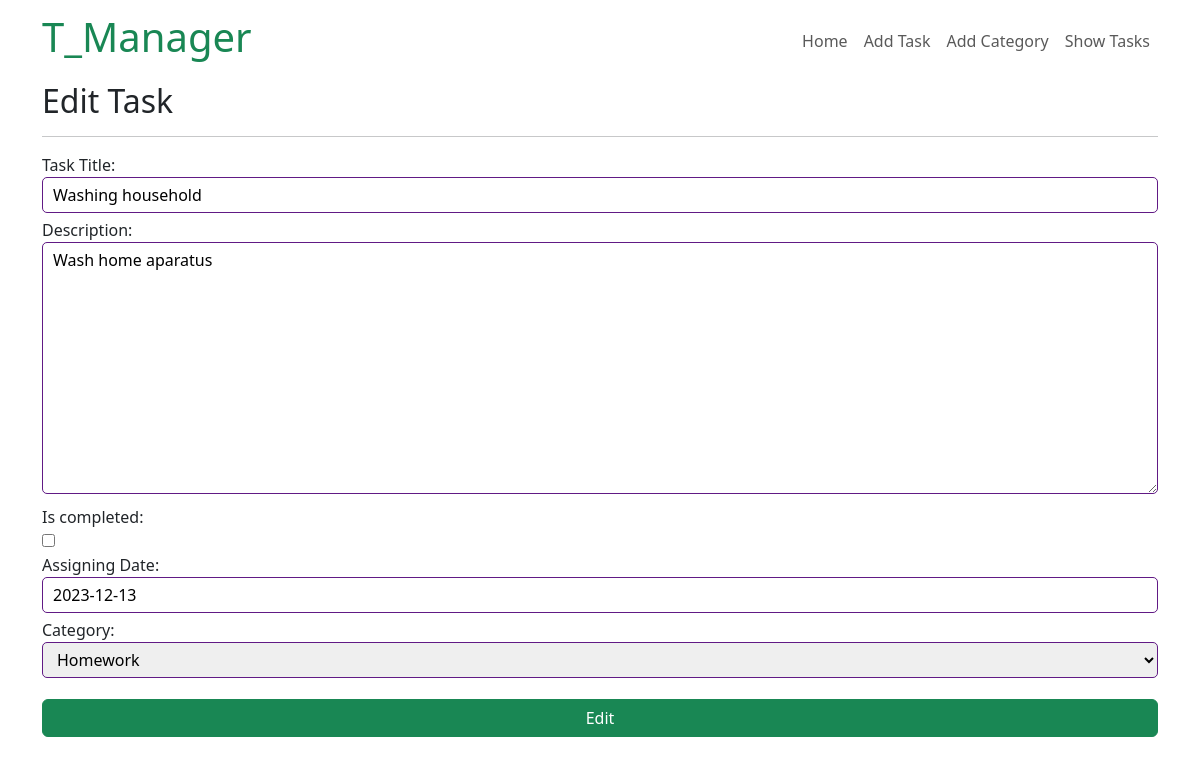
Page /task/edit/6 on the committed database.
### Task/models.py (models this page shows, shortened)
class TaskModel(models.Model):
    taskTitle = models.CharField(max_length=50, verbose_name='Task Title')
    taskDescription = models.TextField(verbose_name='Description')
    is_completed = models.BooleanField(default=False)
    TaskAssignDate = models.DateField(default=date.today, verbose_name='Assigning Date')
    category = models.ForeignKey(Category, on_delete=models.CASCADE)

### Task/views.py (the view)
# urls.py: path('edit/<int:id>', edit_task, name='edit-task'),
def edit_task(request, id):
    task = TaskModel.objects.get(pk=id)
    if request.method == 'POST':
        form = Task_Form(request.POST, instance=task)
        if form.is_valid():
            form.save()
            return redirect('taskmenu')
    else:
        form = Task_Form(instance=task)
    return render(request, 'task/edit-task.html', {'form': form})

### Task/forms.py
class Task_Form(forms.ModelForm):
    class Meta:
        model = TaskModel
        fields = '__all__'

### Category/models.py (called while the page is built)
    def __str__(self):
        return self.categoryName

### Task/templates/task/edit-task.html (shortened to what this page needs)
{% extends 'base.html' %}
{% block contents %}
<h2>Edit Task</h2>
<hr>
<form method="POST">
    {{form}}
    <button class="btn btn-success mt-3 w-100">Edit</button>
</form>
{% endblock %}

### templates/base.html (style rules this page uses)
label { display: block; }
input[type='text'], input[type='date'], input[type='number'], input[type='email'], textarea, select { width: 100%; border-radius: 5px; padding: 5px 10px; border: 1px solid rgb(97, 26, 133); margin-bottom: 5px; }

### rows in the picture
TaskModel: taskTitle "Washing household", taskDescription "Wash home aparatus", TaskAssignDate "2023-12-13", category "Homework"
